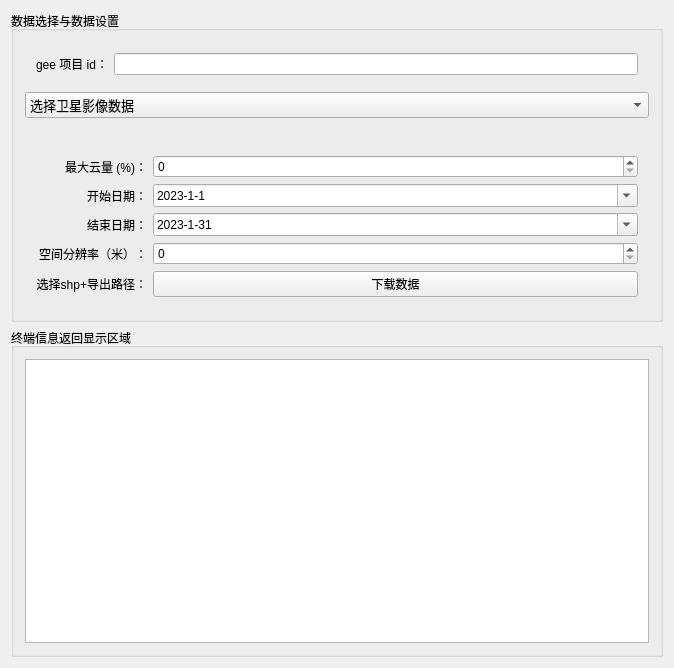
<?xml version="1.0" encoding="UTF-8"?>
<ui version="4.0">
 <class>CallTest_PythonClass</class>
 <widget class="QMainWindow" name="CallTest_PythonClass">
  <property name="geometry">
   <rect>
    <x>0</x>
    <y>0</y>
    <width>674</width>
    <height>668</height>
   </rect>
  </property>
  <property name="windowTitle">
   <string>CallTest_Python</string>
  </property>
  <widget class="QWidget" name="centralWidget">
   <layout class="QVBoxLayout" name="verticalLayout_2">
    <item>
     <widget class="QGroupBox" name="groupBox_2">
      <property name="title">
       <string>数据选择与数据设置</string>
      </property>
      <layout class="QVBoxLayout" name="verticalLayout">
       <item>
        <widget class="QWidget" name="widget" native="true">
         <layout class="QHBoxLayout" name="horizontalLayout_2" stretch="1,9">
          <item>
           <widget class="QLabel" name="label_4">
            <property name="text">
             <string>gee 项目 id：</string>
            </property>
           </widget>
          </item>
          <item>
           <widget class="QLineEdit" name="projectId"/>
          </item>
         </layout>
        </widget>
       </item>
       <item>
        <layout class="QHBoxLayout" name="horizontalLayout" stretch="5">
         <item>
          <widget class="QComboBox" name="SatelliteSelection">
           <property name="font">
            <font>
             <family>微软雅黑</family>
             <pointsize>10</pointsize>
             <bold>false</bold>
            </font>
           </property>
           <property name="styleSheet">
            <string notr="true">QComboBox QAbstractItemView::item {
    min-height: 5px;      /* 调整这个值增大整体行高，比如 50px */
	padding: 2px 2px;
    padding-left: 8px;     /* 可选：左边距 */
}

QComboBox QAbstractItemView {
    selection-background-color: #a0d0ff;  /* 可选：选中项背景色，美化 */
}</string>
           </property>
           <item>
            <property name="text">
             <string notr="true">选择卫星影像数据</string>
            </property>
           </item>
           <item>
            <property name="text">
             <string>Sentinel-2 (哨兵2号)</string>
            </property>
           </item>
           <item>
            <property name="text">
             <string>Landsat 9(陆地卫星)</string>
            </property>
           </item>
           <item>
            <property name="text">
             <string>Landsat 8(陆地卫星)</string>
            </property>
           </item>
           <item>
            <property name="text">
             <string>Landsat 5, 1984-2012(陆地卫星)</string>
            </property>
           </item>
           <item>
            <property name="text">
             <string extracomment="1999-至今, 但2003年后有条带丢失">Landsat 7(陆地卫星)</string>
            </property>
           </item>
           <item>
            <property name="text">
             <string>MODIS (中分辨率成像光谱仪)</string>
            </property>
           </item>
           <item>
            <property name="text">
             <string>SRTM (航天飞机雷达地形测绘任务)</string>
            </property>
           </item>
           <item>
            <property name="text">
             <string>NASADEM (SRTM 的改进版)</string>
            </property>
           </item>
           <item>
            <property name="text">
             <string>ALOS DSM (全球 3D 表面)</string>
            </property>
           </item>
           <item>
            <property name="text">
             <string>Sentinel-1 (哨兵1号)</string>
            </property>
           </item>
           <item>
            <property name="text">
             <string>ESA WorldCover (欧空局全球土地覆盖)</string>
            </property>
           </item>
           <item>
            <property name="text">
             <string>ESRI Global Land Cover(来源于社区)</string>
            </property>
           </item>
          </widget>
         </item>
        </layout>
       </item>
       <item>
        <widget class="QLabel" name="characteristic">
         <property name="font">
          <font>
           <pointsize>9</pointsize>
          </font>
         </property>
         <property name="text">
          <string/>
         </property>
        </widget>
       </item>
       <item>
        <widget class="QWidget" name="widget_2" native="true">
         <layout class="QGridLayout" name="gridLayout" columnstretch="1,9">
          <item row="0" column="0">
           <widget class="QLabel" name="label_5">
            <property name="text">
             <string>最大云量 (%)：</string>
            </property>
            <property name="alignment">
             <set>Qt::AlignmentFlag::AlignRight|Qt::AlignmentFlag::AlignTrailing|Qt::AlignmentFlag::AlignVCenter</set>
            </property>
           </widget>
          </item>
          <item row="0" column="1">
           <widget class="QSpinBox" name="CloudThreshold"/>
          </item>
          <item row="1" column="0">
           <widget class="QLabel" name="label">
            <property name="layoutDirection">
             <enum>Qt::LayoutDirection::RightToLeft</enum>
            </property>
            <property name="text">
             <string>开始日期：</string>
            </property>
            <property name="alignment">
             <set>Qt::AlignmentFlag::AlignRight|Qt::AlignmentFlag::AlignTrailing|Qt::AlignmentFlag::AlignVCenter</set>
            </property>
           </widget>
          </item>
          <item row="1" column="1">
           <widget class="QDateEdit" name="startDateEdit">
            <property name="dateTime">
             <datetime>
              <hour>0</hour>
              <minute>0</minute>
              <second>0</second>
              <year>2023</year>
              <month>1</month>
              <day>1</day>
             </datetime>
            </property>
            <property name="displayFormat">
             <string>yyyy-M-d</string>
            </property>
            <property name="calendarPopup">
             <bool>true</bool>
            </property>
           </widget>
          </item>
          <item row="2" column="0">
           <widget class="QLabel" name="label_2">
            <property name="text">
             <string>结束日期：</string>
            </property>
            <property name="alignment">
             <set>Qt::AlignmentFlag::AlignRight|Qt::AlignmentFlag::AlignTrailing|Qt::AlignmentFlag::AlignVCenter</set>
            </property>
           </widget>
          </item>
          <item row="2" column="1">
           <widget class="QDateEdit" name="endDateEdit">
            <property name="dateTime">
             <datetime>
              <hour>0</hour>
              <minute>0</minute>
              <second>0</second>
              <year>2023</year>
              <month>1</month>
              <day>31</day>
             </datetime>
            </property>
            <property name="displayFormat">
             <string>yyyy-M-d</string>
            </property>
            <property name="calendarPopup">
             <bool>true</bool>
            </property>
           </widget>
          </item>
          <item row="3" column="0">
           <widget class="QLabel" name="label_3">
            <property name="text">
             <string>空间分辨率（米）：</string>
            </property>
            <property name="alignment">
             <set>Qt::AlignmentFlag::AlignRight|Qt::AlignmentFlag::AlignTrailing|Qt::AlignmentFlag::AlignVCenter</set>
            </property>
           </widget>
          </item>
          <item row="3" column="1">
           <widget class="QSpinBox" name="scale">
            <property name="maximum">
             <number>1000000000</number>
            </property>
           </widget>
          </item>
          <item row="4" column="0">
           <widget class="QLabel" name="label_6">
            <property name="text">
             <string>选择shp+导出路径：</string>
            </property>
            <property name="alignment">
             <set>Qt::AlignmentFlag::AlignRight|Qt::AlignmentFlag::AlignTrailing|Qt::AlignmentFlag::AlignVCenter</set>
            </property>
           </widget>
          </item>
          <item row="4" column="1">
           <widget class="QPushButton" name="pushButton">
            <property name="maximumSize">
             <size>
              <width>16777215</width>
              <height>16777215</height>
             </size>
            </property>
            <property name="text">
             <string>下载数据</string>
            </property>
           </widget>
          </item>
         </layout>
        </widget>
       </item>
      </layout>
     </widget>
    </item>
    <item>
     <widget class="QGroupBox" name="groupBox">
      <property name="title">
       <string>终端信息返回显示区域</string>
      </property>
      <layout class="QGridLayout" name="gridLayout_3">
       <item row="0" column="0">
        <widget class="QTextEdit" name="textEdit"/>
       </item>
      </layout>
     </widget>
    </item>
   </layout>
  </widget>
 </widget>
 <layoutdefault spacing="6" margin="11"/>
 <resources>
  <include location="calltest_python.qrc"/>
 </resources>
 <connections/>
</ui>
